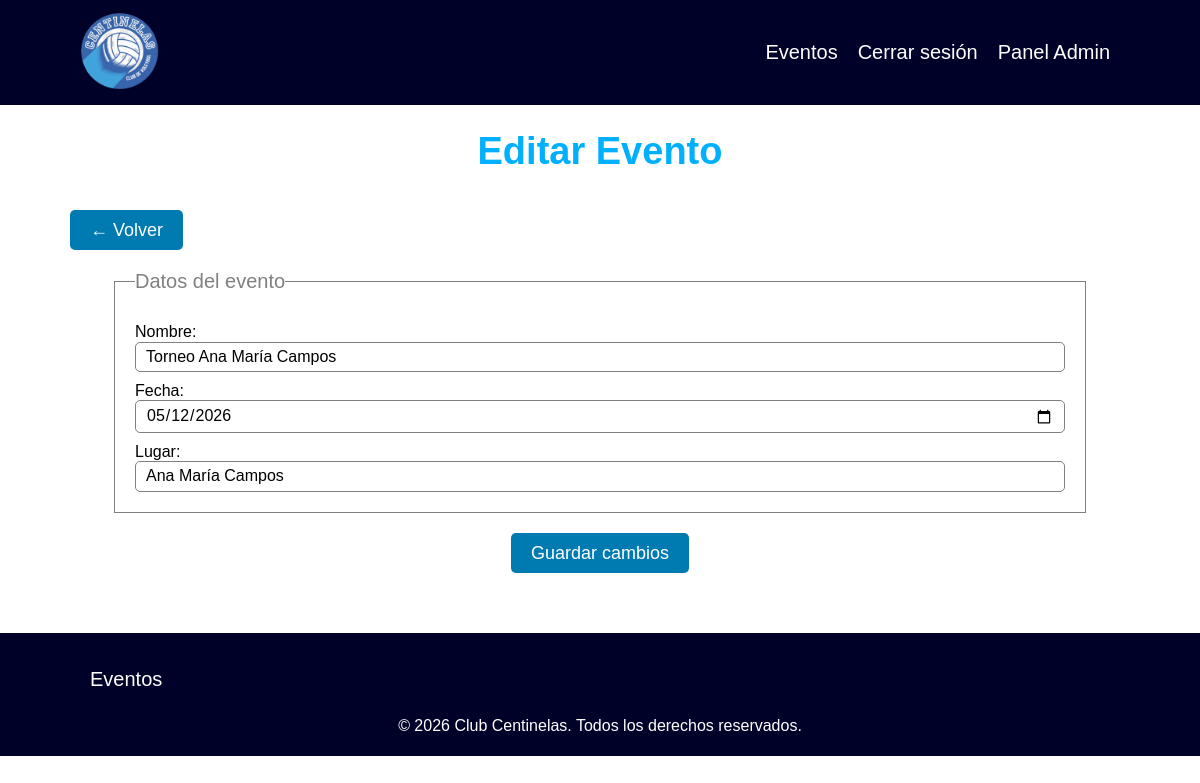
The app's page /admin/eventos/editar.php?id=6 (signed in) with its own data.
### tables this page shows
CREATE TABLE `eventos` (
  `id` int(11) NOT NULL,
  `nombre` varchar(100) NOT NULL,
  `fecha` date DEFAULT NULL,
  `lugar` varchar(150) DEFAULT NULL
);

### src/Evento.php (called while the page is built, shortened)
<?php
class Evento {
    public static function findById($id) {
        $conn = DB::conectar();
        $sql = 'SELECT * FROM eventos WHERE id = ?';
        $stmt = $conn->prepare($sql);
        $stmt->bind_param('i', $id);
        $stmt->execute();
        return $stmt->get_result()->fetch_assoc();
    }
}

### admin/eventos/editar.php (the view, shortened to what this page needs)
<?php
require_once __DIR__ . '/../../src/Evento.php';
$id = $_GET['id'] ?? null;
$datos = Evento::findById($id);
include __DIR__ . '/../../templates/header.php';
?>
<main class="contenedor seccion">
    <h1>Editar Evento</h1>
    <a class="boton" href="/centinela/admin/eventos/index.php">← Volver</a>
    <form class="formulario" method="POST" onsubmit="return validarEvento()">
        <fieldset>
            <legend>Datos del evento</legend>
            <label for="nombre">Nombre:</label>
            <input type="text" id="nombre" name="nombre"
                value="<?php echo htmlspecialchars($_POST['nombre'] ?? $datos['nombre']); ?>">
            <label for="fecha">Fecha:</label>
            <input type="date" id="fecha" name="fecha"
                value="<?php echo htmlspecialchars($_POST['fecha'] ?? $datos['fecha']); ?>">
            <label for="lugar">Lugar:</label>
            <input type="text" id="lugar" name="lugar"
                value="<?php echo htmlspecialchars($_POST['lugar'] ?? $datos['lugar']); ?>">
        </fieldset>
        <button class="boton" type="submit">Guardar cambios</button>
    </form>
</main>
<?php include __DIR__ . '/../../templates/footer.php'; ?>

### assets/styles/app.css (style rules this page uses)
:root { --blanco-fondo: #FFFFFF; --celeste-primario: #00B0FF; --azul-interactivo: #007BB2; --azul-oscuro: #000129; --texto-principal: #2d353a; }
Html { box-sizing: border-box; font-size: 62.5%; }
*, *:before, *:after { box-sizing: inherit; }
Body { font-size: 1.6rem; }
html, body { height: 100%; margin: 0; }
h1, h2, h3, p, a { font-family: 'Google Sans', sans-serif; color: var(--texto-principal); }
a { text-decoration: none; font-size: 2rem; padding: 1rem; }
h1 { font-size: 3.8rem; font-weight: 700; color: var(--celeste-primario); }
h1, h2, h3 { text-align: center; }
.seccion { margin-top: 5rem; margin-bottom: 5rem; }
.boton { display: inline-block; background-color: var(--azul-interactivo); color: white; padding: 1rem 2rem; margin: 1rem; border-radius: 5px; font-size: 1.8rem; font-weight: 500; border: none; font-family: 'Google Sans', sans-serif; }
.contenedor { max-width: 90%; margin: 0 auto; }

### records on screen
eventos: nombre "Torneo Ana María Campos", fecha "05/12/2026", lugar "Ana María Campos"
